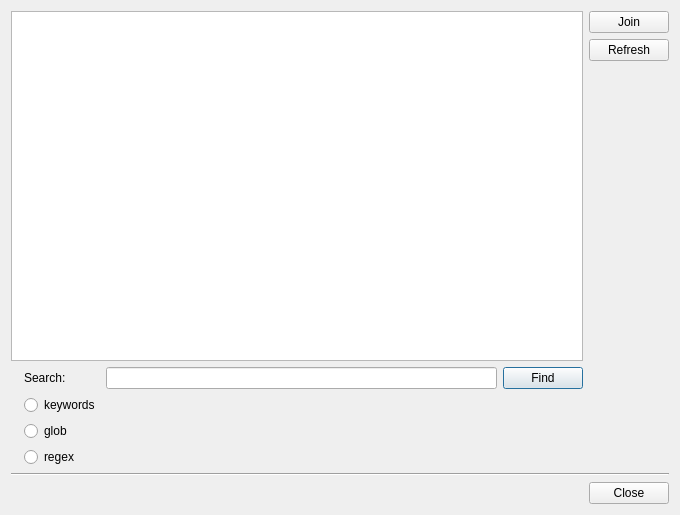
<?xml version="1.0" encoding="UTF-8"?>
<ui version="4.0">
 <class>Dialog_ChannelList</class>
 <widget class="QDialog" name="Dialog_ChannelList">
  <property name="windowModality">
   <enum>Qt::NonModal</enum>
  </property>
  <property name="geometry">
   <rect>
    <x>0</x>
    <y>0</y>
    <width>680</width>
    <height>515</height>
   </rect>
  </property>
  <property name="sizePolicy">
   <sizepolicy hsizetype="Preferred" vsizetype="Preferred">
    <horstretch>0</horstretch>
    <verstretch>0</verstretch>
   </sizepolicy>
  </property>
  <property name="windowTitle">
   <string>Channel List</string>
  </property>
  <property name="windowIcon">
   <iconset resource="resources.qrc">
    <normaloff>:/irc/Resources/channel.png</normaloff>:/irc/Resources/channel.png</iconset>
  </property>
  <layout class="QVBoxLayout" name="verticalLayout">
   <item>
    <layout class="QHBoxLayout" name="horizontalLayout_3">
     <item>
      <layout class="QVBoxLayout" name="verticalLayout_2">
       <item>
        <layout class="QHBoxLayout" name="horizontalLayout">
         <item>
          <layout class="QVBoxLayout" name="verticalLayout_5">
           <item>
            <widget class="QTableView" name="tableView_Channels">
             <property name="alternatingRowColors">
              <bool>true</bool>
             </property>
             <property name="selectionMode">
              <enum>QAbstractItemView::SingleSelection</enum>
             </property>
             <property name="selectionBehavior">
              <enum>QAbstractItemView::SelectRows</enum>
             </property>
             <property name="sortingEnabled">
              <bool>true</bool>
             </property>
             <property name="wordWrap">
              <bool>false</bool>
             </property>
             <attribute name="horizontalHeaderHighlightSections">
              <bool>false</bool>
             </attribute>
             <attribute name="horizontalHeaderMinimumSectionSize">
              <number>33</number>
             </attribute>
             <attribute name="horizontalHeaderShowSortIndicator" stdset="0">
              <bool>false</bool>
             </attribute>
             <attribute name="horizontalHeaderStretchLastSection">
              <bool>true</bool>
             </attribute>
             <attribute name="verticalHeaderVisible">
              <bool>false</bool>
             </attribute>
            </widget>
           </item>
           <item>
            <layout class="QHBoxLayout" name="horizontalLayout_5">
             <item>
              <widget class="QLabel" name="label_3">
               <property name="maximumSize">
                <size>
                 <width>64</width>
                 <height>64</height>
                </size>
               </property>
               <property name="text">
                <string/>
               </property>
               <property name="pixmap">
                <pixmap resource="resources.qrc">:/irc/Resources/channel_128.png</pixmap>
               </property>
               <property name="scaledContents">
                <bool>true</bool>
               </property>
              </widget>
             </item>
             <item>
              <layout class="QGridLayout" name="gridLayout">
               <item row="0" column="1">
                <widget class="QLabel" name="label">
                 <property name="text">
                  <string>Search:</string>
                 </property>
                </widget>
               </item>
               <item row="1" column="1">
                <widget class="QRadioButton" name="radioButton_SearchKeywords">
                 <property name="text">
                  <string>keywords</string>
                 </property>
                </widget>
               </item>
               <item row="2" column="1">
                <widget class="QRadioButton" name="radioButton_SearchGlob">
                 <property name="text">
                  <string>glob</string>
                 </property>
                </widget>
               </item>
               <item row="3" column="1">
                <widget class="QRadioButton" name="radioButton_SearchRegex">
                 <property name="text">
                  <string>regex</string>
                 </property>
                </widget>
               </item>
               <item row="0" column="2">
                <layout class="QHBoxLayout" name="horizontalLayout_7">
                 <item>
                  <widget class="QLineEdit" name="lineEdit_Search"/>
                 </item>
                 <item>
                  <widget class="QPushButton" name="pushButton_Find">
                   <property name="text">
                    <string>Find</string>
                   </property>
                  </widget>
                 </item>
                </layout>
               </item>
              </layout>
             </item>
            </layout>
           </item>
          </layout>
         </item>
         <item>
          <layout class="QVBoxLayout" name="verticalLayout_4">
           <item>
            <widget class="QPushButton" name="pushButton_Join">
             <property name="text">
              <string>Join</string>
             </property>
            </widget>
           </item>
           <item>
            <widget class="QPushButton" name="pushButton_Refresh">
             <property name="text">
              <string>Refresh</string>
             </property>
            </widget>
           </item>
           <item>
            <spacer name="verticalSpacer">
             <property name="orientation">
              <enum>Qt::Vertical</enum>
             </property>
             <property name="sizeHint" stdset="0">
              <size>
               <width>20</width>
               <height>40</height>
              </size>
             </property>
            </spacer>
           </item>
          </layout>
         </item>
        </layout>
       </item>
       <item>
        <layout class="QHBoxLayout" name="horizontalLayout_2">
         <item>
          <layout class="QVBoxLayout" name="verticalLayout_3">
           <item>
            <widget class="Line" name="line">
             <property name="orientation">
              <enum>Qt::Horizontal</enum>
             </property>
            </widget>
           </item>
           <item>
            <layout class="QHBoxLayout" name="horizontalLayout_4">
             <item>
              <widget class="QLabel" name="label_Summary">
               <property name="text">
                <string/>
               </property>
              </widget>
             </item>
             <item>
              <widget class="QDialogButtonBox" name="buttonBox">
               <property name="orientation">
                <enum>Qt::Horizontal</enum>
               </property>
               <property name="standardButtons">
                <set>QDialogButtonBox::Close</set>
               </property>
              </widget>
             </item>
            </layout>
           </item>
          </layout>
         </item>
        </layout>
       </item>
      </layout>
     </item>
    </layout>
   </item>
  </layout>
 </widget>
 <tabstops>
  <tabstop>lineEdit_Search</tabstop>
  <tabstop>tableView_Channels</tabstop>
  <tabstop>radioButton_SearchKeywords</tabstop>
  <tabstop>radioButton_SearchGlob</tabstop>
  <tabstop>radioButton_SearchRegex</tabstop>
  <tabstop>pushButton_Find</tabstop>
  <tabstop>pushButton_Join</tabstop>
  <tabstop>pushButton_Refresh</tabstop>
 </tabstops>
 <resources>
  <include location="resources.qrc"/>
 </resources>
 <connections>
  <connection>
   <sender>buttonBox</sender>
   <signal>accepted()</signal>
   <receiver>Dialog_ChannelList</receiver>
   <slot>accept()</slot>
   <hints>
    <hint type="sourcelabel">
     <x>248</x>
     <y>254</y>
    </hint>
    <hint type="destinationlabel">
     <x>157</x>
     <y>274</y>
    </hint>
   </hints>
  </connection>
  <connection>
   <sender>buttonBox</sender>
   <signal>rejected()</signal>
   <receiver>Dialog_ChannelList</receiver>
   <slot>reject()</slot>
   <hints>
    <hint type="sourcelabel">
     <x>316</x>
     <y>260</y>
    </hint>
    <hint type="destinationlabel">
     <x>286</x>
     <y>274</y>
    </hint>
   </hints>
  </connection>
 </connections>
</ui>
